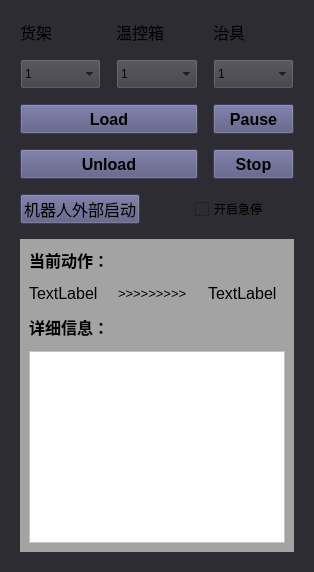
           <widget class="QWidget" name="widget_59" native="true">
            <property name="styleSheet">
             <string notr="true">background-color: #2d2c32;</string>
            </property>
            <layout class="QVBoxLayout" name="verticalLayout_17">
             <item>
              <widget class="QWidget" name="widget_11" native="true">
               <layout class="QVBoxLayout" name="verticalLayout_24">
                <property name="spacing">
                 <number>15</number>
                </property>
                <item>
                 <layout class="QGridLayout" name="gridLayout_10">
                  <property name="spacing">
                   <number>15</number>
                  </property>
                  <item row="5" column="0" colspan="2">
                   <widget class="QPushButton" name="btn_unload">
                    <property name="minimumSize">
                     <size>
                      <width>0</width>
                      <height>30</height>
                     </size>
                    </property>
                    <property name="maximumSize">
                     <size>
                      <width>16777215</width>
                      <height>30</height>
                     </size>
                    </property>
                    <property name="font">
                     <font>
                      <pointsize>12</pointsize>
                      <bold>true</bold>
                     </font>
                    </property>
                    <property name="styleSheet">
                     <string notr="true">QPushButton {
	background-color: rgb(85, 85, 127);
}

QPushButton::pressed {
	background-color: rgb(69, 69, 103);
}</string>
                    </property>
                    <property name="text">
                     <string>Unload</string>
                    </property>
                   </widget>
                  </item>
                  <item row="1" column="1">
                   <widget class="QComboBox" name="cBox_boxId">
                    <property name="minimumSize">
                     <size>
                      <width>0</width>
                      <height>30</height>
                     </size>
                    </property>
                    <property name="maximumSize">
                     <size>
                      <width>16777215</width>
                      <height>30</height>
                     </size>
                    </property>
                    <property name="styleSheet">
                     <string notr="true">background-color: #3e3d44;</string>
                    </property>
                    <item>
                     <property name="text">
                      <string>1</string>
                     </property>
                    </item>
                    <item>
                     <property name="text">
                      <string>2</string>
                     </property>
                    </item>
                    <item>
                     <property name="text">
                      <string>3</string>
                     </property>
                    </item>
                   </widget>
                  </item>
                  <item row="0" column="2">
                   <widget class="QLabel" name="label_45">
                    <property name="font">
                     <font>
                      <pointsize>12</pointsize>
                     </font>
                    </property>
                    <property name="text">
                     <string>治具</string>
                    </property>
                   </widget>
                  </item>
                  <item row="1" column="2">
                   <widget class="QComboBox" name="cBox_fixtureId">
                    <property name="minimumSize">
                     <size>
                      <width>0</width>
                      <height>30</height>
                     </size>
                    </property>
                    <property name="maximumSize">
                     <size>
                      <width>16777215</width>
                      <height>30</height>
                     </size>
                    </property>
                    <property name="styleSheet">
                     <string notr="true">background-color: #3e3d44;</string>
                    </property>
                    <item>
                     <property name="text">
                      <string>1</string>
                     </property>
                    </item>
                    <item>
                     <property name="text">
                      <string>2</string>
                     </property>
                    </item>
                    <item>
                     <property name="text">
                      <string>3</string>
                     </property>
                    </item>
                    <item>
                     <property name="text">
                      <string>4</string>
                     </property>
                    </item>
                    <item>
                     <property name="text">
                      <string>5</string>
                     </property>
                    </item>
                    <item>
                     <property name="text">
                      <string>6</string>
                     </property>
                    </item>
                   </widget>
                  </item>
                  <item row="1" column="0">
                   <widget class="QComboBox" name="cBox_shelvesId">
                    <property name="minimumSize">
                     <size>
                      <width>0</width>
                      <height>30</height>
                     </size>
                    </property>
                    <property name="maximumSize">
                     <size>
                      <width>16777215</width>
                      <height>30</height>
                     </size>
                    </property>
                    <property name="styleSheet">
                     <string notr="true">background-color: #3e3d44;</string>
                    </property>
                    <item>
                     <property name="text">
                      <string>1</string>
                     </property>
                    </item>
                    <item>
                     <property name="text">
                      <string>2</string>
                     </property>
                    </item>
                    <item>
                     <property name="text">
                      <string>3</string>
                     </property>
                    </item>
                    <item>
                     <property name="text">
                      <string>4</string>
                     </property>
                    </item>
                    <item>
                     <property name="text">
                      <string>5</string>
                     </property>
                    </item>
                    <item>
                     <property name="text">
                      <string>6</string>
                     </property>
                    </item>
                    <item>
                     <property name="text">
                      <string>7</string>
                     </property>
                    </item>
                    <item>
                     <property name="text">
                      <string>8</string>
                     </property>
                    </item>
                    <item>
                     <property name="text">
                      <string>9</string>
                     </property>
                    </item>
                    <item>
                     <property name="text">
                      <string>10</string>
                     </property>
                    </item>
                   </widget>
                  </item>
                  <item row="0" column="0">
                   <widget class="QLabel" name="label_41">
                    <property name="font">
                     <font>
                      <pointsize>12</pointsize>
                     </font>
                    </property>
                    <property name="text">
                     <string>货架</string>
                    </property>
                   </widget>
                  </item>
                  <item row="4" column="0" colspan="2">
                   <widget class="QPushButton" name="btn_load">
                    <property name="minimumSize">
                     <size>
                      <width>0</width>
                      <height>30</height>
                     </size>
                    </property>
                    <property name="maximumSize">
                     <size>
                      <width>16777215</width>
                      <height>30</height>
                     </size>
                    </property>
                    <property name="font">
                     <font>
                      <pointsize>12</pointsize>
                      <bold>true</bold>
                     </font>
                    </property>
                    <property name="styleSheet">
                     <string notr="true">QPushButton {
	background-color: rgb(85, 85, 127);
}

QPushButton::pressed {
	background-color: rgb(69, 69, 103);
}</string>
                    </property>
                    <property name="text">
                     <string>Load</string>
                    </property>
                   </widget>
                  </item>
                  <item row="0" column="1">
                   <widget class="QLabel" name="label_43">
                    <property name="font">
                     <font>
                      <pointsize>12</pointsize>
                     </font>
                    </property>
                    <property name="text">
                     <string>温控箱</string>
                    </property>
                   </widget>
                  </item>
                  <item row="5" column="2">
                   <widget class="QPushButton" name="btn_stopProcess">
                    <property name="minimumSize">
                     <size>
                      <width>0</width>
                      <height>30</height>
                     </size>
                    </property>
                    <property name="maximumSize">
                     <size>
                      <width>16777215</width>
                      <height>16777215</height>
                     </size>
                    </property>
                    <property name="font">
                     <font>
                      <family>Microsoft YaHei UI</family>
                      <pointsize>12</pointsize>
                      <bold>true</bold>
                     </font>
                    </property>
                    <property name="styleSheet">
                     <string notr="true">QPushButton {
	background-color: rgb(85, 85, 127);
}

QPushButton::pressed {
	background-color: rgb(69, 69, 103);
}</string>
                    </property>
                    <property name="text">
                     <string>Stop</string>
                    </property>
                   </widget>
                  </item>
                  <item row="4" column="2">
                   <widget class="QPushButton" name="btn_pauseProcess">
                    <property name="minimumSize">
                     <size>
                      <width>0</width>
                      <height>30</height>
                     </size>
                    </property>
                    <property name="font">
                     <font>
                      <pointsize>12</pointsize>
                      <bold>true</bold>
                     </font>
                    </property>
                    <property name="styleSheet">
                     <string notr="true">QPushButton {
	background-color: rgb(85, 85, 127);
}

QPushButton::pressed {
	background-color: rgb(69, 69, 103);
}</string>
                    </property>
                    <property name="text">
                     <string>Pause</string>
                    </property>
                   </widget>
                  </item>
                 </layout>
                </item>
                <item>
                 <layout class="QHBoxLayout" name="horizontalLayout_12">
                  <property name="topMargin">
                   <number>0</number>
                  </property>
                  <item>
                   <widget class="QPushButton" name="btn_robotInit">
                    <property name="minimumSize">
                     <size>
                      <width>0</width>
                      <height>30</height>
                     </size>
                    </property>
                    <property name="maximumSize">
                     <size>
                      <width>16777215</width>
                      <height>30</height>
                     </size>
                    </property>
                    <property name="font">
                     <font>
                      <pointsize>12</pointsize>
                      <bold>false</bold>
                     </font>
                    </property>
                    <property name="styleSheet">
                     <string notr="true">QPushButton {
	background-color: rgb(85, 85, 127);
}

QPushButton::pressed {
	background-color: rgb(69, 69, 103);
}</string>
                    </property>
                    <property name="text">
                     <string>机器人外部启动</string>
                    </property>
                   </widget>
                  </item>
                  <item>
                   <spacer name="horizontalSpacer">
                    <property name="orientation">
                     <enum>Qt::Horizontal</enum>
                    </property>
                    <property name="sizeType">
                     <enum>QSizePolicy::Fixed</enum>
                    </property>
                    <property name="sizeHint" stdset="0">
                     <size>
                      <width>40</width>
                      <height>20</height>
                     </size>
                    </property>
                   </spacer>
                  </item>
                  <item>
                   <widget class="QCheckBox" name="checkBox_emergencyStop">
                    <property name="text">
                     <string>开启急停</string>
                    </property>
                   </widget>
                  </item>
                 </layout>
                </item>
                <item>
                 <widget class="QWidget" name="widget_3" native="true">
                  <property name="styleSheet">
                   <string notr="true">background-color: rgb(163, 163, 163);</string>
                  </property>
                  <layout class="QVBoxLayout" name="verticalLayout_7">
                   <property name="spacing">
                    <number>12</number>
                   </property>
                   <item>
                    <widget class="QLabel" name="label_44">
                     <property name="font">
                      <font>
                       <pointsize>12</pointsize>
                       <bold>true</bold>
                      </font>
                     </property>
                     <property name="text">
                      <string>当前动作：</string>
                     </property>
                    </widget>
                   </item>
                   <item>
                    <layout class="QHBoxLayout" name="horizontalLayout_11" stretch="1,1,1">
                     <item>
                      <widget class="QLabel" name="label_src">
                       <property name="font">
                        <font>
                         <pointsize>12</pointsize>
                        </font>
                       </property>
                       <property name="text">
                        <string>TextLabel</string>
                       </property>
                      </widget>
                     </item>
                     <item>
                      <widget class="QLabel" name="label_47">
                       <property name="font">
                        <font>
                         <pointsize>10</pointsize>
                        </font>
                       </property>
                       <property name="text">
                        <string>&gt;&gt;&gt;&gt;&gt;&gt;&gt;&gt;&gt;</string>
                       </property>
                      </widget>
                     </item>
                     <item>
                      <widget class="QLabel" name="label_dst">
                       <property name="font">
                        <font>
                         <pointsize>12</pointsize>
                        </font>
                       </property>
                       <property name="text">
                        <string>TextLabel</string>
                       </property>
                      </widget>
                     </item>
                    </layout>
                   </item>
                   <item>
                    <widget class="QLabel" name="label_46">
                     <property name="font">
                      <font>
                       <pointsize>12</pointsize>
                       <bold>true</bold>
                      </font>
                     </property>
                     <property name="text">
                      <string>详细信息：</string>
                     </property>
                    </widget>
                   </item>
                   <item>
                    <widget class="QTextBrowser" name="textBrowser">
                     <property name="font">
                      <font>
                       <pointsize>10</pointsize>
                      </font>
                     </property>
                     <property name="styleSheet">
                      <string notr="true">background-color: rgb(255, 255, 255);
color: rgb(0, 0, 0);</string>
                     </property>
                    </widget>
                   </item>
                  </layout>
                 </widget>
                </item>
               </layout>
              </widget>
             </item>
            </layout>
           </widget>
